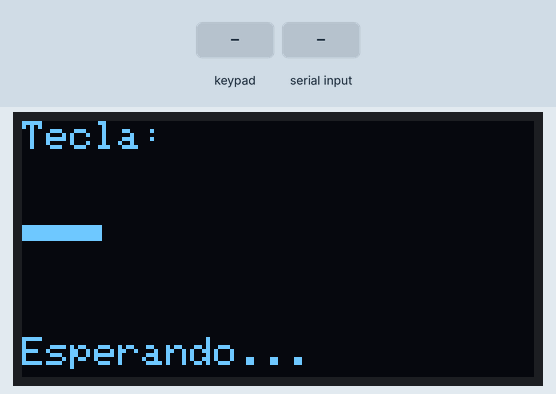
Bench run of a sketch on a simulated ESP32. Parts: 128×64 one-colour display. The test bench sets the inputs (shaded band). What the sketch prints to the serial monitor is not drawn.

Above: at 1.2 s.
1.3 s: keypad keys 1 3 1 4 2 7 2 6 # pressed 0.4 s apart
At 6.0 s:
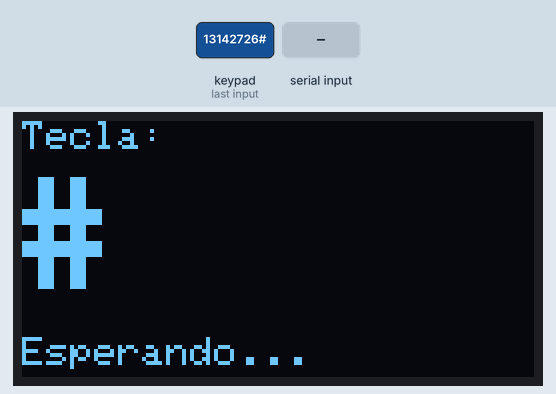
6.4 s: key 'A' pressed
At 7.6 s:
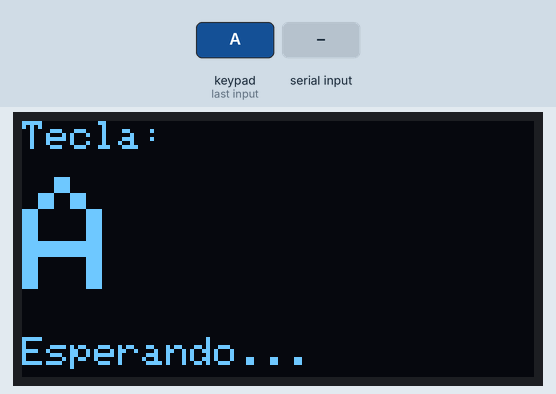
7.9 s: key 'B' pressed
At 8.6 s:
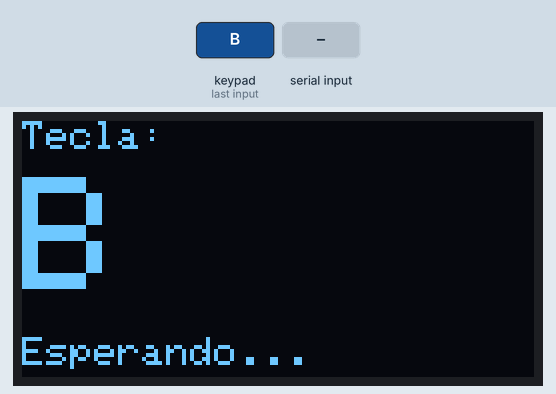
9.4 s: keypad keys 1 3 1 4 2 7 2 6 * pressed 0.4 s apart
At 13.5 s:
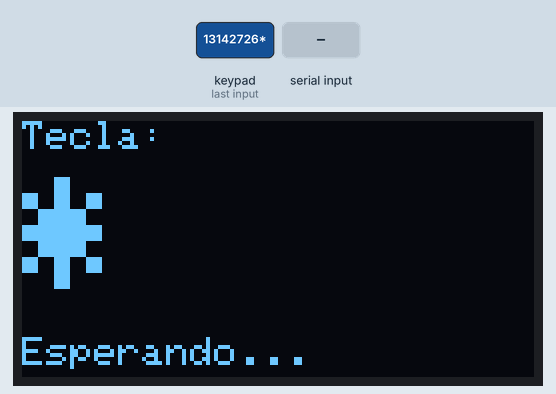
14.5 s: "1\n" received over Serial
At 15.7 s:
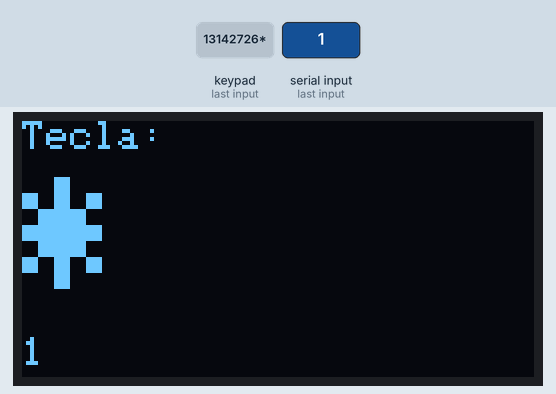
16.0 s: keypad keys 1 3 1 4 2 7 2 6 D pressed 0.4 s apart
At 19.7 s:
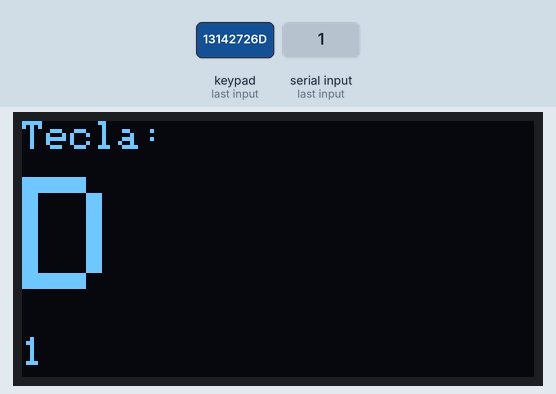
Timing chart, 0 to 21.2 s (numbered marks = the images above; inputs shaded):
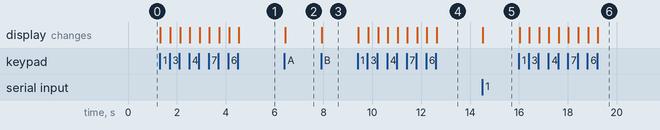

The sketch:

teclado_oled.ino
```cpp
#include <Keypad.h>
#include <Wire.h>
#include <Adafruit_GFX.h>
#include <Adafruit_SSD1306.h>

const byte FILAS = 4;
const byte COLUMNAS = 4;
char teclas[FILAS][COLUMNAS] = {
  {'1', '2', '3', 'A'},
  {'4', '5', '6', 'B'},
  {'7', '8', '9', 'C'},
  {'*', '0', '#', 'D'}
};
byte pinesFilas[FILAS] = {13, 14, 27, 26};
byte pinesColumnas[COLUMNAS] = {25, 33, 32, 4};

Keypad teclado = Keypad(makeKeymap(teclas), pinesFilas, pinesColumnas, FILAS, COLUMNAS);
Adafruit_SSD1306 oled(128, 64, &Wire, -1);

char ultimaTecla = '-';
String estado = "Esperando...";

void dibujar() {
  oled.clearDisplay();
  oled.setTextColor(SSD1306_WHITE);
  oled.setTextSize(1);
  oled.setCursor(0, 0);
  oled.print("Tecla:");
  oled.setTextSize(4);
  oled.setCursor(0, 14);
  oled.print(ultimaTecla);
  oled.setTextSize(1);
  oled.setCursor(0, 54);
  oled.print(estado.substring(0, 21));
  oled.display();
}

void setup() {
  Serial.begin(115200);
  Wire.begin(21, 22);
  if (!oled.begin(SSD1306_SWITCHCAPVCC, 0x3C)) {
    Serial.println("No se encontro la OLED");
    while (true) delay(1000);
  }
  dibujar();
}

void loop() {
  char tecla = teclado.getKey();
  if (tecla) {
    Serial.println(tecla);
    ultimaTecla = tecla;
    dibujar();
  }

  if (Serial.available()) {
    String texto = Serial.readStringUntil('\n');
    texto.trim();
    if (texto.length() > 0) {
      estado = texto;
      dibujar();
    }
  }
}
```

Measured:
- after the input at 1.3 s, the display: first changes at once (image 1 shows a later state)
- after the input at 6.4 s, the display: changes at once (image 2)
- after the input at 7.9 s, the display: changes at once (image 3)
- after the input at 9.4 s, the display: first changes at once (image 4 shows a later state)
- after the input at 14.5 s, the display: changes at once (image 5)
- after the input at 16.0 s, the display: first changes at once (image 6 shows a later state)
